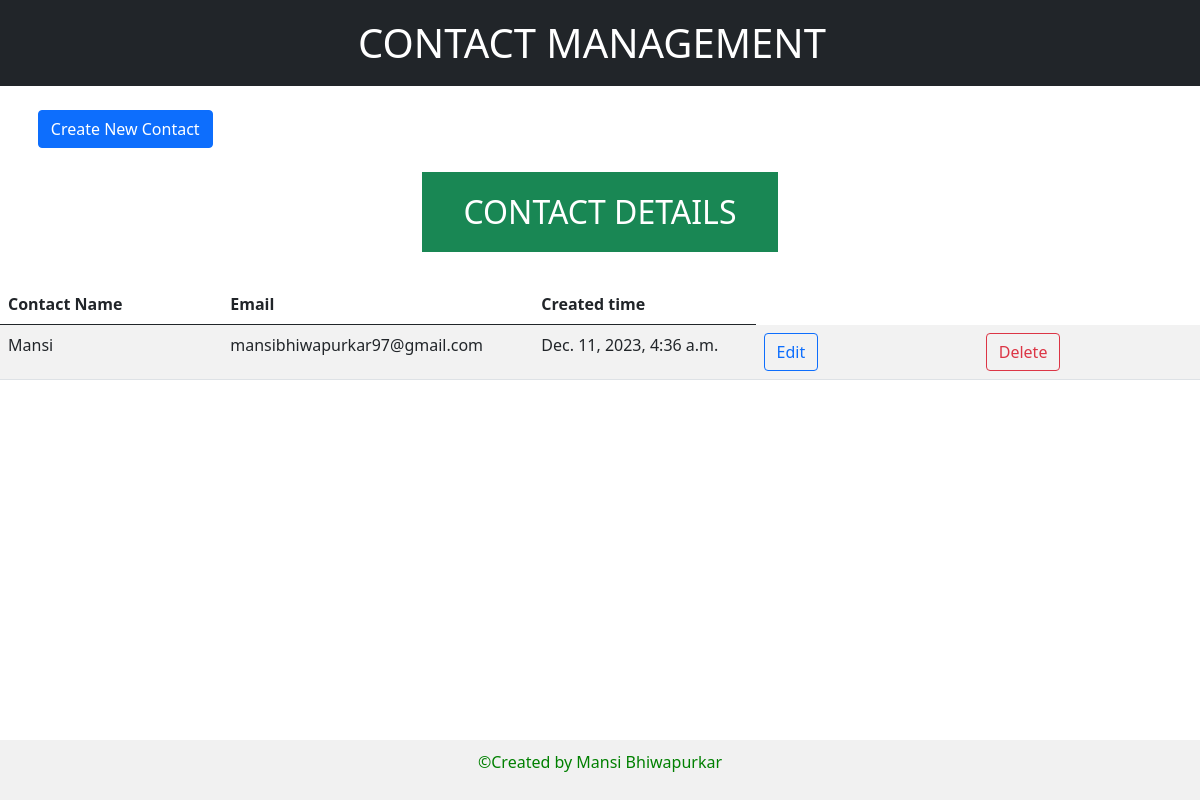
Before: / with the older database file.
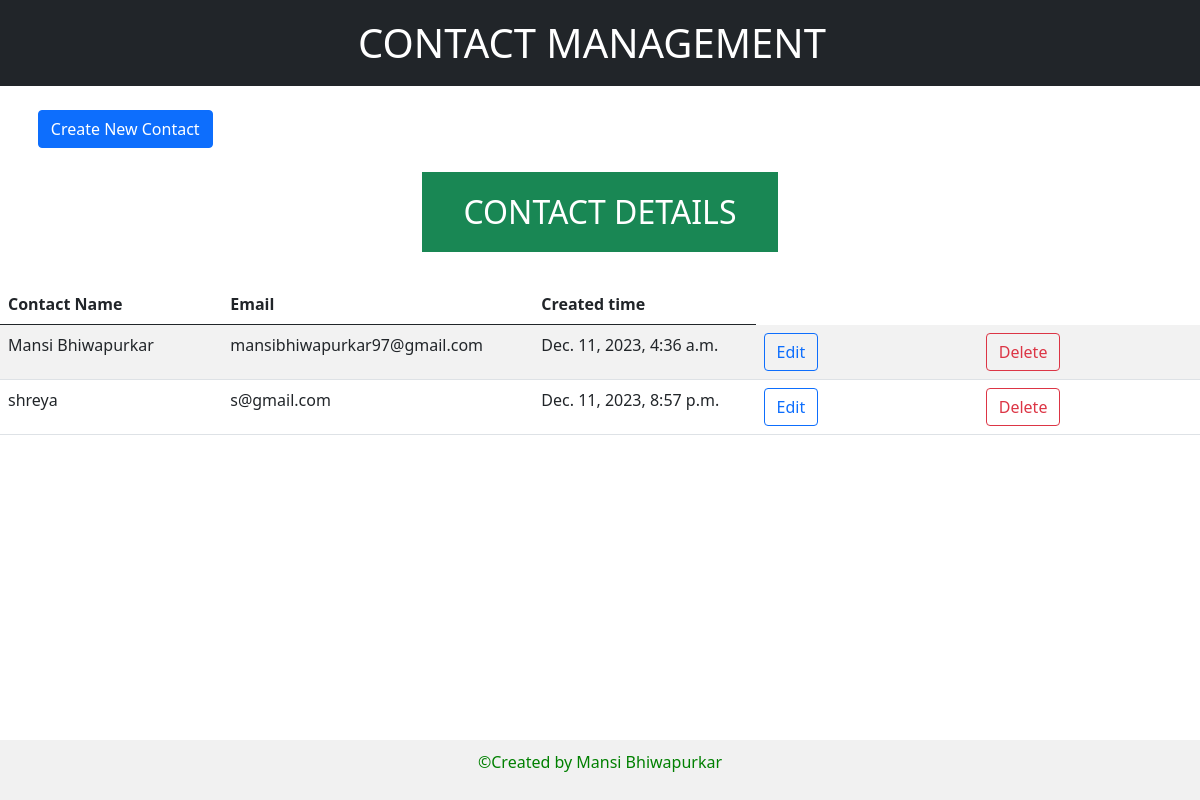
After: the same page with the newer database file.
### app/models.py (models this page shows, shortened)
class Contact(models.Model):
    name=models.CharField(max_length=50, null=False)
    email=models.EmailField(max_length=100, null=False)
    notes=models.CharField(max_length=500)
    time=models.DateTimeField()

### app/views.py (the view)
# urls.py: path('',views.view_list_page,name='view_list_page'),
def view_list_page(request):
    data=Contact.objects.all()
    context={"data":data}
    return render(request,"list_page.html",context)

### app/Templates/list_page.html (shortened to what this page needs)
<!doctype html>
<html lang="en">
  <head>
    <link href="https://cdn.jsdelivr.net/npm/bootstrap@5.0.2/dist/css/bootstrap.min.css" rel="stylesheet">
  </head>
  <body>
    <nav class="navbar navbar-expand-lg navbar-dark bg-dark">
        <div class="container-md d-flex justify-content-center">
            <a class="navbar-brand" href="/">CONTACT MANAGEMENT</a>
        </div>
    </nav>
    <br>
    <div>
        <a button type="button" href="/create" class="btn btn-primary custom-offset">Create New Contact</button></a>
    </div><br>
        <div class="container">
                <div class="row justify-content-center">
                    <div class="col-4 text-center custom-font-size">
                        <h2 class="text-white bg-success p-3">CONTACT DETAILS</h2>
                    </div>
                </div>
        </div>
        <br>
             <table class="table table-striped custom-table">
                <thead>
                  <tr>
                    <th>Contact Name</th>
                    <th>Email</th>
                    <th>Created time</th>
                  </tr>
                </thead>
                <tbody>
                    {% for d in data %}
                    <tr>
                        <td>{{d.name}}</td>
                        <td>{{d.email}}</td>
                        <td>{{d.time}}</td>
                        <td><a button type="button" href="/update/{{d.id}}" class="btn btn-outline-primary">Edit</button></a></td>
                        <td><a button type="button" href="/delete/{{d.id}}" class="btn btn-outline-danger">Delete</button></a></td>
                    </tr>
                    {% endfor %}
                </tbody>
              </table>
    <footer>
        <p>&copy;Created by Mansi Bhiwapurkar</p>
    </footer>
  </body>
</html>

### app/Templates/list_page.html (style rules this page uses)
.navbar-brand { font-size: 40px; }
footer { position: fixed; bottom: 0; width: 100%; background-color: #f1f1f1; text-align: center; padding: 10px; color: green; }
.custom-table th, .custom-table td { width: 15%; text-align: auto; }
h2 { display: flex; justify-content: center; align-items: center; height: 10vh; margin: 50; }
.custom-offset { margin-left: 1cm; }
.custom-font-size { font-size: 20px; }

Changed rows visible on the page:
changed Contact "mansibhiwapurkar97@gmail.com": name "Mansi" → "Mansi Bhiwapurkar"
added Contact: name "shreya", email "s@gmail.com", time "Dec. 11, 2023, 8:57 p.m."
